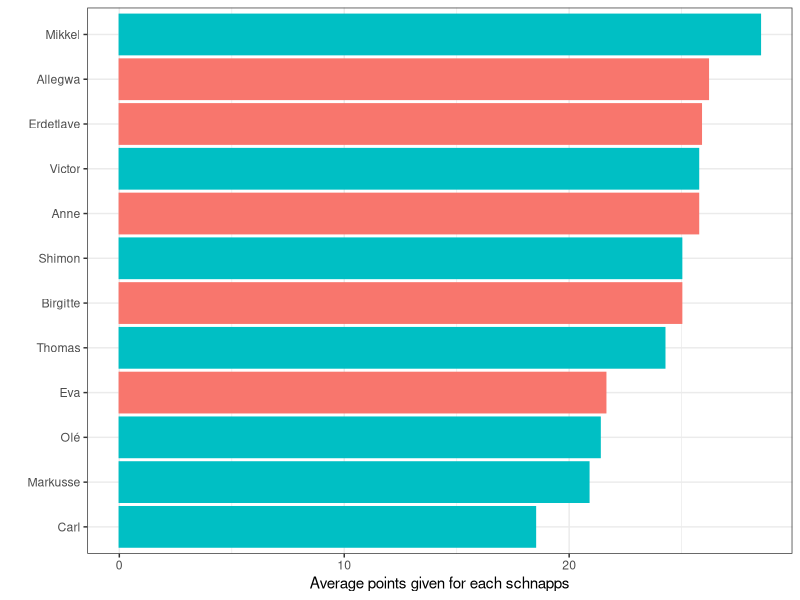
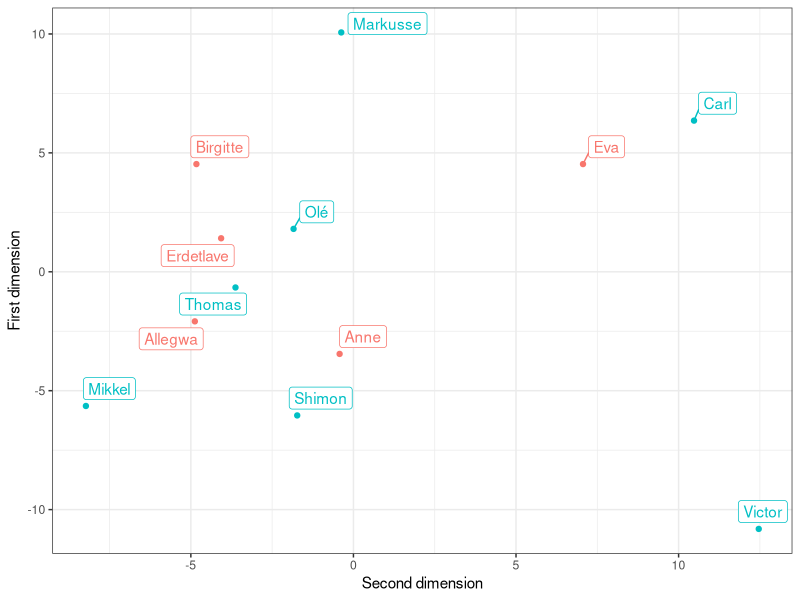
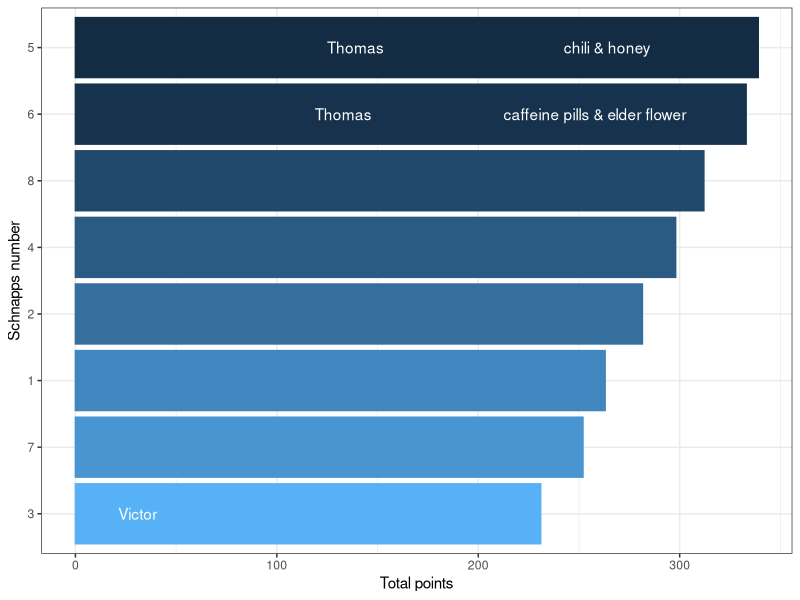

R code for these plots, in order:
## ---- chunk 1
library(tidyverse)
theme_set(theme_bw())


data <- readxl::read_excel("data.xlsx")

schnapps_info <- readxl::read_excel("schnapps.xlsx") %>% mutate(schnapps=schnapps %>% as.character())

wide <- names(data)[-c(1,2)] %>% 
  map_dfc(~ data %>% 
            select(.x) %>% 
            separate(.x, into = paste0(.x, c("_taste", "_creativity",
                                             "_look","_market_potential")), 
                     sep = ",")
  ) %>% 
  bind_cols(data[1:2]) %>% 
  relocate(participant, sex) %>% 
  mutate(across(3:last_col(), .fns = as.numeric))

wide_w_lists <- data %>% 
  mutate(across(.cols = `1`:last_col(), 
                .fns = ~{.x %>% 
                    as_vector() %>% 
                    str_split(pattern = ",") %>% 
                    map(as.double)}))
long <- wide %>% pivot_longer(cols=3:last_col())

wide_only_taste <- wide %>% select(participant, sex, contains("taste"))
## ---- chunk 2
average_pts <- long %>% 
  group_by(participant, sex) %>% 
  summarise(avg=mean(value)*4)

average_pts %>% ggplot(aes(x=reorder(participant, avg), y=avg, col=sex, fill=sex)) +
  geom_col() + 
  ylab("Average points given for each schnapps") +
  xlab("") +
  coord_flip() +
  theme(legend.position = "none")
## ---- chunk 3
make_PCA_plot <- function(wide_data, only_based_on=NULL) {
  
if (only_based_on %>% is.null()) {
  
PCA_data <- wide_data[-c(1,2)] %>% prcomp()
}
  else {
PCA_data <- wide_data %>% select(contains(only_based_on)) %>% prcomp()
    
  }
wide_data %>% 
  bind_cols(PCA_data$x) %>% 
  ggplot(aes(x=PC1, y=PC2, label=participant, color=sex)) + 
  geom_point() +
  ggrepel::geom_label_repel() +
  ylab("First dimension") +
  xlab("Second dimension") +
  theme(legend.position = "none")
}

make_PCA_plot(wide, only_based_on = NULL)

## Only taste
# make_PCA_plot(wide, only_based_on = "taste")

## Only creativity
# make_PCA_plot(wide, only_based_on = "creativity")

# Only look
# make_PCA_plot(wide, only_based_on = "look")

# Market potential
# make_PCA_plot(wide, only_based_on = "market")
## ---- chunk 4
points_per_schanpps <- wide_w_lists %>% 
  mutate(across(.cols = 3:last_col(),
                .fns = ~.x %>% map(~sum(.x)) %>% unlist())) %>% 
  summarise(across(.cols = 3:last_col(),
                   .fns = sum)) %>% 
  pivot_longer(cols = everything())


points_per_schanpps %>% full_join(schnapps_info, by=c("name"="schnapps")) %>% 
  ggplot(aes(x=reorder(name,value), y=value, color=-value, fill=-value,)) +
  geom_col() + 
  xlab("Schnapps number") +
  ylab("Total points") +
  coord_flip() +
  theme(legend.position = "none") +
  geom_text(aes(label=maker), color="white", nudge_y = -200) +
  geom_text(aes(label=ingredients), color="white",nudge_y=-75)
## ---- chunk 5
t_tester <- function(wide_df, schnapps_no) {
  
males <- wide_df %>% filter(sex=="M") %>% select(contains(schnapps_no)) %>% pull()
females <- wide_df %>% filter(sex=="F") %>% select(contains(schnapps_no)) %>% pull()
test <- t.test(males, females)

return(test$p.value)
}

for (i in 1:8) {
t_tester(wide_df = wide, schnapps_no = as.character(i))  %>% print()
  }
